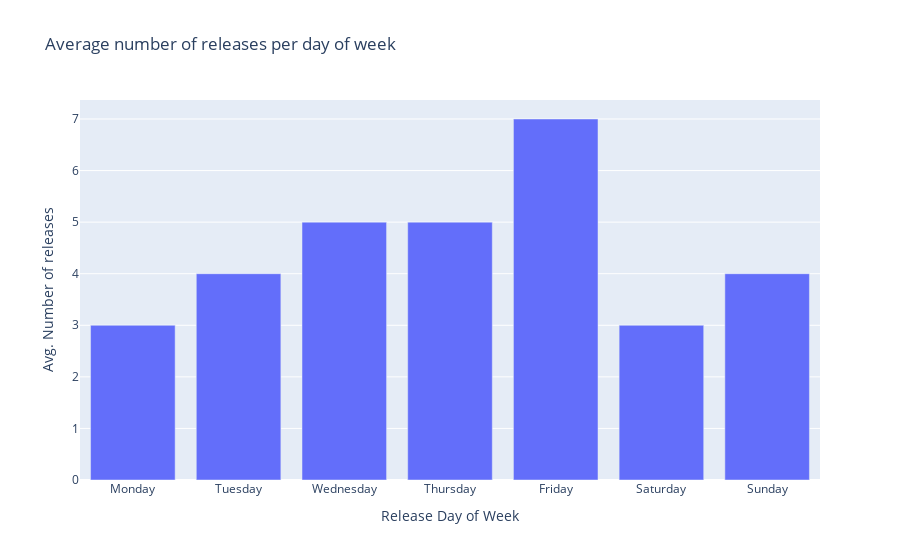

The notebook cell this image was saved under:
### Markdown cell above
### 4.4. Seasonality per day of week

### Code cell
releases_per_day_of_week = releases_over_time.groupby(['day_of_week'])['num_releases'].mean().reset_index()
releases_per_day_of_week['num_releases'] = releases_per_day_of_week['num_releases'].astype('int')
fig = px.bar(releases_per_day_of_week, x='day_of_week', y='num_releases', title='Average number of releases per day of week',
       category_orders= {'day_of_week': calendar.day_name[0:]})
fig.update_layout(xaxis_title='Release Day of Week', yaxis_title='Avg. Number of releases', autosize=False)
fig.show()

### Figure 1 — Plotly figure (JSON) as saved in the notebook; plotly's stock layout.template omitted (floating-point values rounded to 4 significant figures)
{"data": [{"alignmentgroup": "True", "hovertemplate": "day_of_week=%{x}<br>num_releases=%{y}<extra></extra>", "legendgroup": "", "marker": {"color": "#636efa", "pattern": {"shape": ""}}, "name": "", "offsetgroup": "", "orientation": "v", "showlegend": false, "textposition": "auto", "type": "bar", "x": ["Friday", "Monday", "Saturday", "Sunday", "Thursday", "Tuesday", "Wednesday"], "xaxis": "x", "y": [7, 3, 3, 4, 5, 4, 5], "yaxis": "y"}], "layout": {"autosize": false, "barmode": "relative", "legend": {"tracegroupgap": 0}, "title": {"text": "Average number of releases per day of week"}, "xaxis": {"anchor": "y", "categoryarray": ["Monday", "Tuesday", "Wednesday", "Thursday", "Friday", "Saturday", "Sunday"], "categoryorder": "array", "domain": [0, 1], "title": {"text": "Release Day of Week"}}, "yaxis": {"anchor": "x", "domain": [0, 1], "title": {"text": "Avg. Number of releases"}}}}
